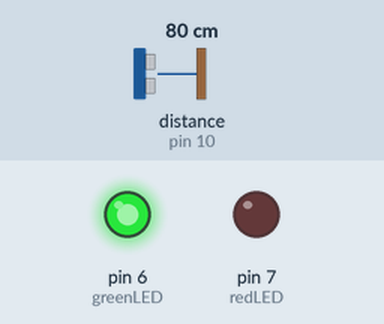
A sketch run on a simulated Arduino Uno, built with avr-gcc and run on an emulated ATmega328P. On the bench: output pins drawn as LEDs (lit = HIGH). Wiring (inferred from the names in the program): ultrasonic range finder: trigger pin 9; echo pin 10. The inputs (shaded band) are chosen by the test bench; at power-on: distance to the obstacle (sensor on pin 10) 80 cm. The echo pulse lasts 58.3 µs per cm; pins used as bus, display or sensor lines are not drawn.

Above: at 1.3 s.
1.4 s: distance to the obstacle (sensor on pin 10) set to 12 cm
2.9 s: distance to the obstacle (sensor on pin 10) set to 9 cm
At 4.2 s:
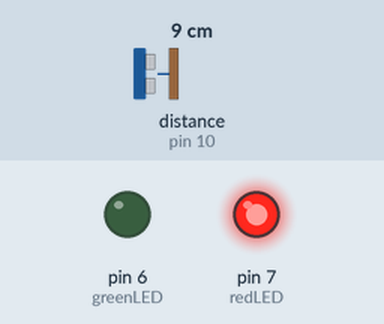
4.5 s: distance to the obstacle (sensor on pin 10) set to 18 cm
At 5.7 s:
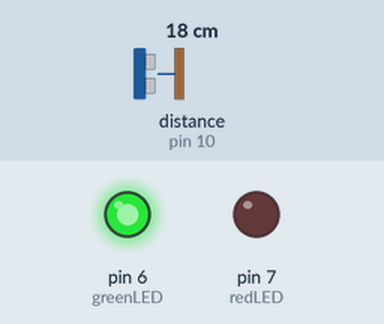
6.0 s: distance to the obstacle (sensor on pin 10) set to 2 cm
At 7.0 s:
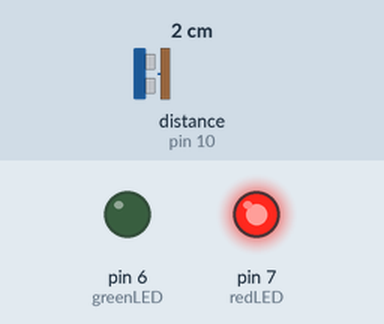
Timing chart, 0 to 8.5 s (numbered marks = the images above; inputs shaded):
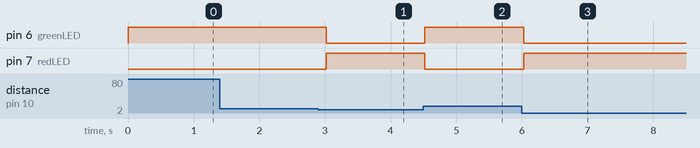

The sketch:

SMART_PARKING_SYSTEM.ino
```cpp
int trigPin = 9;
int echoPin = 10;

int greenLED = 6;
int redLED = 7;

void setup() {
  pinMode(trigPin, OUTPUT);
  pinMode(echoPin, INPUT);
  pinMode(greenLED, OUTPUT);
  pinMode(redLED, OUTPUT);
  Serial.begin(9600);
}

void loop() {
  digitalWrite(trigPin, LOW);
  delayMicroseconds(2);
  digitalWrite(trigPin, HIGH);
  delayMicroseconds(10);
  digitalWrite(trigPin, LOW);

  long duration = pulseIn(echoPin, HIGH);
  int distance = duration * 0.034 / 2;

  if (distance < 10) { // Occupied
    digitalWrite(redLED, HIGH);
    digitalWrite(greenLED, LOW);
  } else {             // Free
    digitalWrite(greenLED, HIGH);
    digitalWrite(redLED, LOW);
  }

  delay(500);
}
```

Measured:
- the behaviour switches between 11 and 10 cm on distance to the obstacle (sensor on pin 10) (found by bisection; images 0 and 1)
- after the input at 1.4 s, every drawn part: stays the same
- after the input at 2.9 s, pin 6 (greenLED): HIGH → LOW after 0.12 s; pin 7 (redLED): LOW → HIGH after 0.12 s
- after the input at 4.5 s, pin 6 (greenLED): LOW → HIGH at once; pin 7 (redLED): HIGH → LOW at once
- after the input at 6.0 s, pin 6 (greenLED): HIGH → LOW at once; pin 7 (redLED): LOW → HIGH at once
